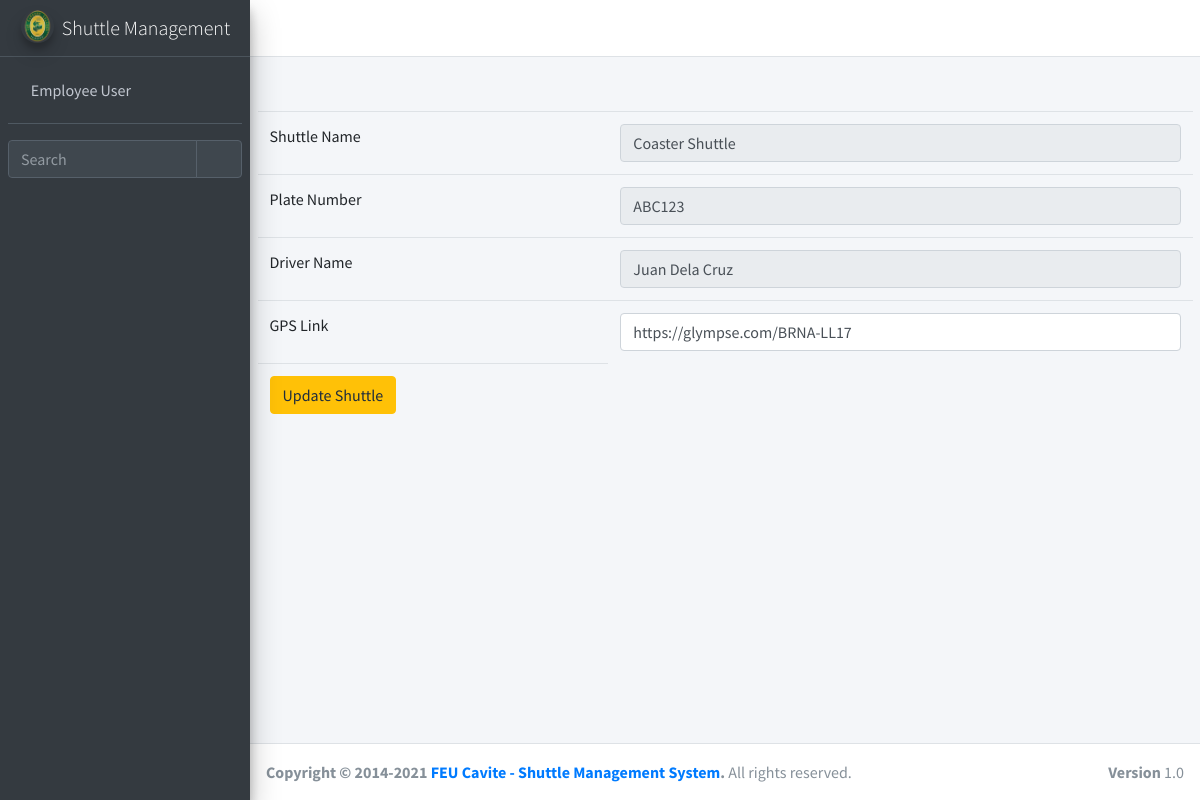
Page /ticket/edit_shuttle/1 (signed in) on the committed database.
### ticket/models.py (models this page shows, shortened)
class shuttle_service(models.Model):
    shuttle_service_id = models.AutoField(primary_key=True)
    shuttle_name = models.ForeignKey(shuttle_service_list, null=True, blank=True, on_delete=models.CASCADE)
    gps_link = models.CharField(max_length=255, blank=True, null = True)

class shuttle_service_list(models.Model):
    shuttle_service_list_id = models.AutoField(primary_key=True)
    shuttle_name = models.CharField(max_length=255, blank=True, null = True)
    plate_number = models.CharField(max_length=255, blank=True, null = True)
    driver_name = models.ForeignKey(shuttle_driver, null=True, blank=True, on_delete=models.CASCADE)

class shuttle_driver(models.Model):
    shuttle_driver_id = models.AutoField(primary_key=True)
    driver_name = models.CharField(max_length=255, blank=True, null = True)
    def __str__(self):
        return str(self.driver_name)

### ticket/views.py (the view)
# urls.py: path('edit_shuttle/<int:tag>', login_required(views.edit_shuttle), name='edit_shuttle'),
def edit_shuttle(request, tag):
	query = {
		'tag': tag,
		'ss': shuttle_service.objects.filter(shuttle_service_id = tag)
	}
	if request.method == "POST":
		db = shuttle_service.objects.get(shuttle_service_id = tag)
		db.gps_link = request.POST.get('glink') or None
		db.save()
		return HttpResponseRedirect('/ticket/add_shuttle')
	return render(request, 'ticket/edit_shuttle.html', query)

### ticket/templates/ticket/edit_shuttle.html (shortened to what this page needs)
{% extends 'ticket/popupbase.html' %}
{% block content %}
{% load crispy_forms_tags %}
{% load static %}
<section>
	<div class="container-fluid">
		<table class="table table-stripped">
		<form method="POST">
		      		<table class="table">
		      			{% for items in ss %}
		      			<tr>
		      				<td>
		      					Shuttle Name
		      				</td>
		      				<td>
		      					<input type="text" name="sname" class="form-control" value = "{{items.shuttle_name.shuttle_name}}" disabled>
		      				</td>
		      			</tr>
		      			<tr>
		      				<td>
		      					Plate Number
		      				</td>
		      				<td>
		      					<input type="text" name="pnumber" class="form-control" value = "{{items.shuttle_name.plate_number}}" disabled>
		      				</td>
		      			</tr>
		      			<tr>
		      				<td>
		      					Driver Name
		      				</td>
		      				<td>
		      					<input type="text" name="dname" class="form-control" value = "{{items.shuttle_name.driver_name}}" disabled>
		      				</td>
		      			</tr>
		      			<tr>
		      				<td>
		      					GPS Link
		      				</td>
		      				<td>
		      					<input type="text" name="glink" class="form-control" value = "{{items.gps_link}}" required>
		      				</td>
		      			</tr>
		      			<tr>
		      				<td>
		      					<input type="submit" name="save" value="Update Shuttle" class="btn btn-warning">
		      				</td>
		      			</tr>
		      			{% endfor %}
		      		</table>
		</form>
	</div>
</section>
{% endblock content %}

### ticket/templates/ticket/popupbase.html (shortened to what this page needs)
{% load static %}
<!DOCTYPE html>
<html lang="en">
<head>
  <link rel="stylesheet" href="{% static 'basetemp/plugins/fontawesome-free/css/all.min.css' %}">
  <link rel="stylesheet" href="https://code.ionicframework.com/ionicons/2.0.1/css/ionicons.min.css">
  <link rel="stylesheet" href="{% static 'basetemp/plugins/tempusdominus-bootstrap-4/css/tempusdominus-bootstrap-4.min.css' %}">
  <link rel="stylesheet" href="{% static 'basetemp/plugins/icheck-bootstrap/icheck-bootstrap.min.css' %}">
  <link rel="stylesheet" href="{% static 'basetemp/plugins/jqvmap/jqvmap.min.css' %}">
  <link rel="stylesheet" href="{% static 'basetemp/dist/css/adminlte.min.css' %}">
  <link rel="stylesheet" href="{% static 'basetemp/plugins/overlayScrollbars/css/OverlayScrollbars.min.css' %}">
  <link rel="stylesheet" href="{% static 'basetemp/plugins/daterangepicker/daterangepicker.css' %}">
  <link rel="stylesheet" href="{% static 'basetemp/plugins/summernote/summernote-bs4.min.css' %}">
</head>
<body class="hold-transition sidebar-mini layout-fixed">
<div class="wrapper">
  <nav class="main-header navbar navbar-expand navbar-white navbar-light">
    <ul class="navbar-nav">
      <li class="nav-item">
        <a class="nav-link" data-widget="pushmenu" href="#" role="button"><i class="fas fa-bars"></i></a>
      </li>
      <li class="nav-item d-none d-sm-inline-block">
        <a href="#" class="nav-link"></a>
      </li>
    </ul>
    <ul class="navbar-nav ml-auto">
      <li class="nav-item">
        <a class="nav-link" data-widget="fullscreen" href="#" role="button">
          <i class="fas fa-expand-arrows-alt"></i>
        </a>
      </li>
    </ul>
  </nav>
  <aside class="main-sidebar sidebar-dark-primary elevation-4">
    <a href="/" class="brand-link">
      <img src="{% static 'shuttle/feulogo.png' %}" alt="AdminLTE Logo" class="brand-image img-circle elevation-3" style="opacity: .8">
      <span class="brand-text font-weight-light">Shuttle Management</span>
    </a>
    <div class="sidebar">
      <div class="user-panel mt-3 pb-3 mb-3 d-flex">
        <div class="image">
        </div>
        <div class="info">
          <a href="#" class="d-block">{{user.get_full_name}}</a>
        </div>
      </div>
      <div class="form-inline">
        <div class="input-group" data-widget="sidebar-search">
          <input class="form-control form-control-sidebar" type="search" placeholder="Search" aria-label="Search">
          <div class="input-group-append">
            <button class="btn btn-sidebar">
              <i class="fas fa-search fa-fw"></i>
            </button>
          </div>
        </div>
      </div>
    </div>
  </aside>
  <div class="content-wrapper">
    <div class="content-header">
    </div>
    {% block content %}
    {% endblock content %}
  </div>
  <footer class="main-footer">
    <strong>Copyright &copy; 2014-2021 <a href="#">FEU Cavite - Shuttle Management System</a>.</strong>
    All rights reserved.
    <div class="float-right d-none d-sm-inline-block">
      <b>Version</b> 1.0
    </div>
  </footer>
</div>
</body>
</html>

### rows in the picture
shuttle_service: sname "Coaster Shuttle", pnumber "ABC123", dname "Juan Dela Cruz", glink "https://glympse.com/BRNA-LL17"

### other values in the picture
{{ user.get_full_name }} "Employee User"
